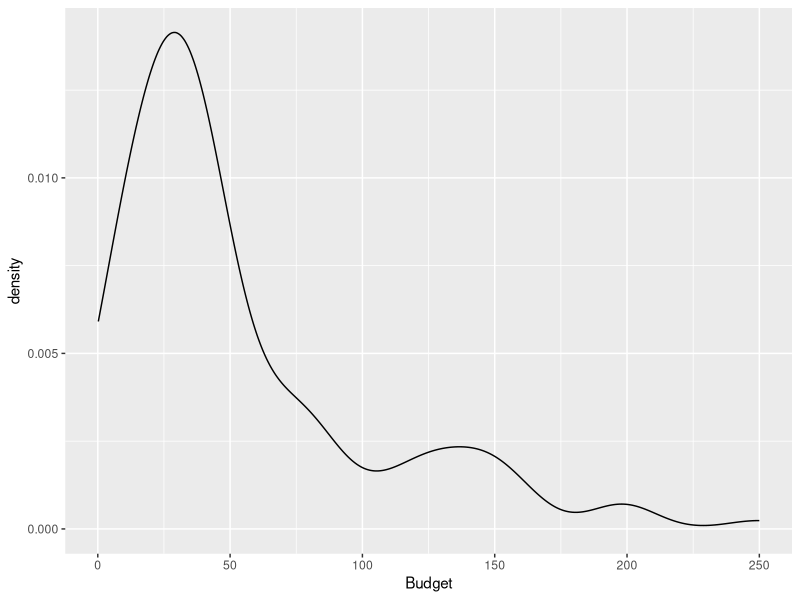

Write R code to recreate this figure.
# Loading the data
HollywoodMovies2011 <- read.csv("HollywoodMovies2011.csv")

# loading ggplot2
library(ggplot2)

# drawing a density plot
ggplot(data = HollywoodMovies2011, mapping = aes(x = Budget)) + 
  geom_density()
